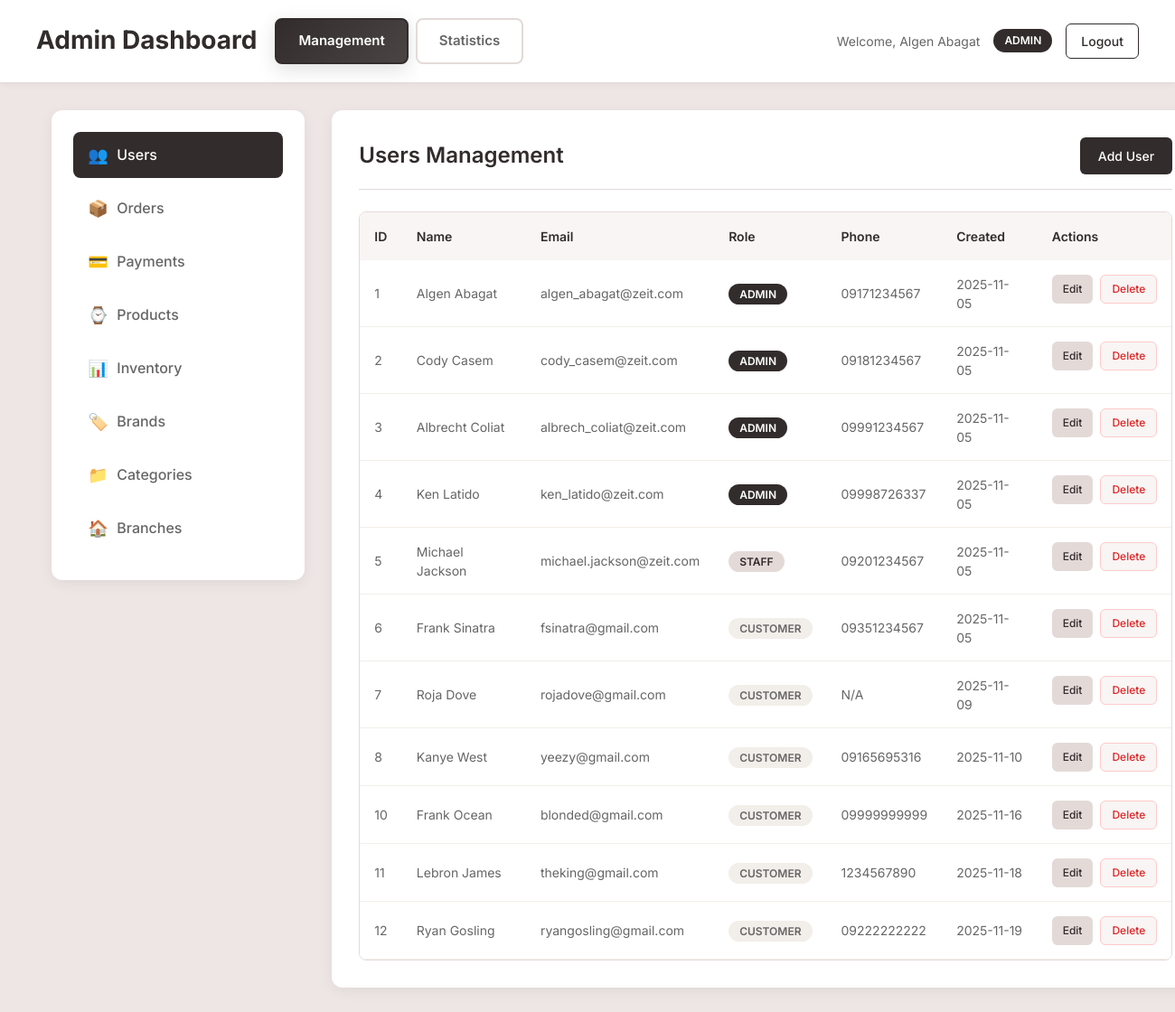
The app's page /admin-dashboard.php (signed in), older data.
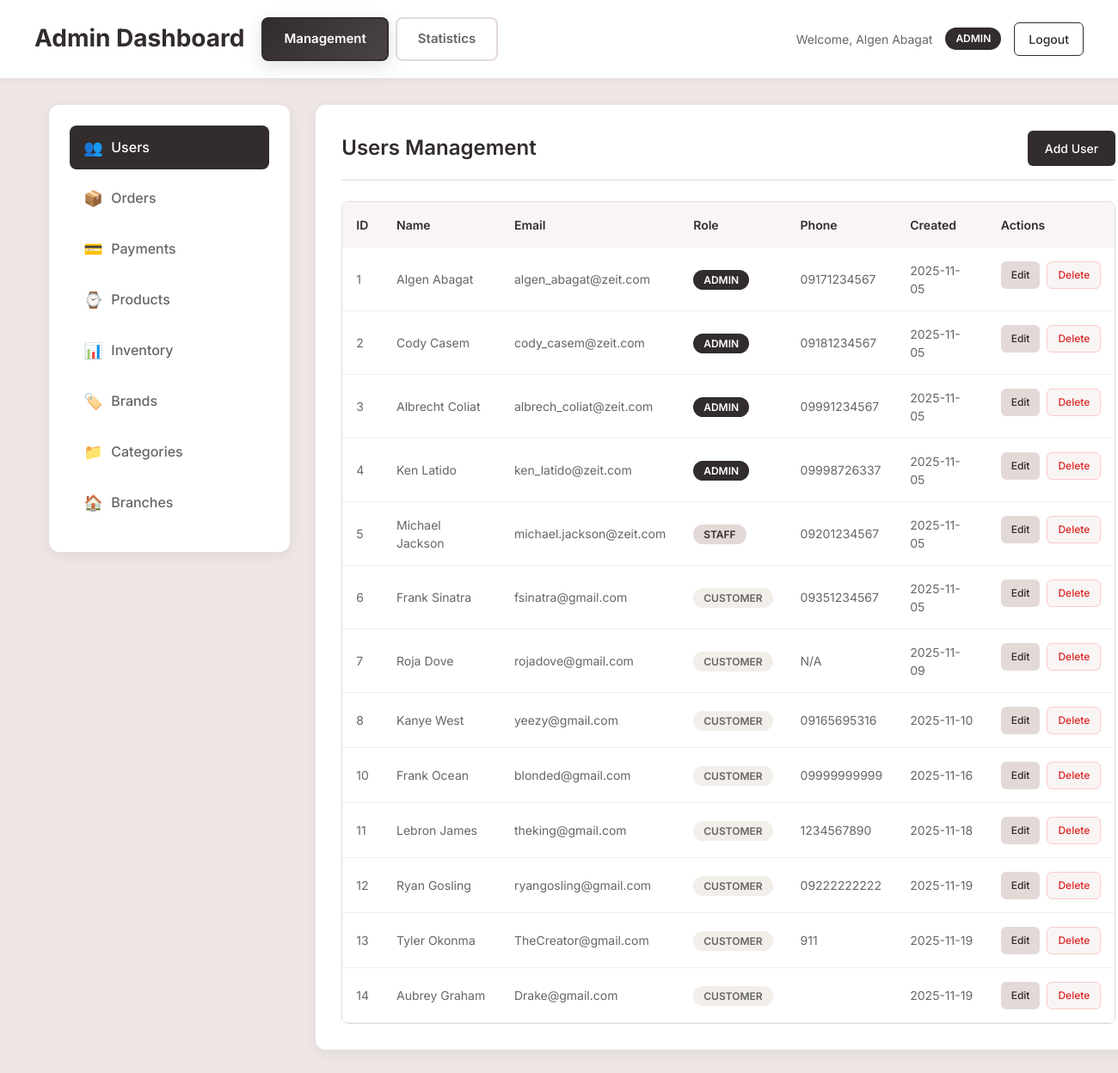
The same page, newer data.
### tables this page shows
CREATE TABLE `users` (
  `user_id` int NOT NULL AUTO_INCREMENT,
  `role_id` int NOT NULL,
  `first_name` varchar(100) DEFAULT NULL,
  `last_name` varchar(100) DEFAULT NULL,
  `email` varchar(100) DEFAULT NULL,
  `password_hash` varchar(255) NOT NULL,
  `phone` varchar(20) DEFAULT NULL,
  `created_at` date DEFAULT (curdate()),
  PRIMARY KEY (`user_id`),
  UNIQUE KEY `email` (`email`),
  KEY `fk_users_role` (`role_id`),
  CONSTRAINT `fk_users_role` FOREIGN KEY (`role_id`) REFERENCES `roles` (`role_id`)
);

CREATE TABLE `roles` (
  `role_id` int NOT NULL AUTO_INCREMENT,
  `role_name` enum('Customer','Admin','Staff') NOT NULL,
  PRIMARY KEY (`role_id`)
);

### admin-dashboard.php (the view, shortened to what the changed rows need)
<?php
require_once 'config.php';
$conn = getDBConnection($servername, $username, $password, $database, $port);
$user_id = $_SESSION['user_id'];
$role_query = "SELECT r.role_name, u.first_name, u.last_name
               FROM users u
               JOIN roles r ON u.role_id = r.role_id
               WHERE u.user_id = ?";
$stmt = $conn->prepare($role_query);
$stmt->bind_param("i", $user_id);
$stmt->execute();
$result = $stmt->get_result();
$user_data = $result->fetch_assoc();
$is_admin = $user_data['role_name'] == 'Admin';
$user_name = $user_data['first_name'] . ' ' . $user_data['last_name'];
?>
<!DOCTYPE html>
<html lang="en">
<head>
    <link href="https://cdn.jsdelivr.net/npm/bootstrap@5.3.3/dist/css/bootstrap.min.css" rel="stylesheet">
    <link rel="stylesheet" href="styles/styles.css">
    <link rel="stylesheet" href="styles/admin-dashboard.css">
</head>
<body>
    <div class="container-fluid admin-dashboard">
        <header class="admin-header">
            <div class="header-content">
                <div class="header-title-group">
                    <h1>Admin Dashboard</h1>
                </div>
                <div class="user-info">
                    <span>Welcome, <?php echo htmlspecialchars($user_name); ?></span>
                    <span class="role-badge <?php echo $is_admin ? 'admin' : 'staff'; ?>">
                        <?php echo $user_data['role_name']; ?>
                    </span>
                    <a href="logout.php" class="logout-btn">Logout</a>
                </div>
            </div>
        </header>
        <div class="admin-content">
            <main class="admin-main">
                <section id="users" class="content-section active">
                    <div class="section-header">
                        <h2>Users Management</h2>
                    </div>
                    <div class="table-container">
                        <table class="data-table">
                            <thead>
                                <tr>
                                    <th>ID</th>
                                    <th>Name</th>
                                    <th>Email</th>
                                    <th>Role</th>
                                    <th>Phone</th>
                                    <th>Created</th>
                                    <th>Actions</th>
                                </tr>
                            </thead>
                            <tbody>
                                <?php
                                $users_query = "SELECT u.*, r.role_name FROM users u JOIN roles r ON u.role_id = r.role_id";
                                $users_result = $conn->query($users_query);
                                while ($user = $users_result->fetch_assoc()):
                                ?>
                                <tr>
                                    <td><?php echo $user['user_id']; ?></td>
                                    <td><?php echo htmlspecialchars($user['first_name'] . ' ' . $user['last_name']); ?></td>
                                    <td><?php echo htmlspecialchars($user['email']); ?></td>
                                    <td><span class="role-badge <?php echo strtolower($user['role_name']); ?>"><?php echo $user['role_name']; ?></span></td>
                                    <td><?php echo htmlspecialchars($user['phone'] ?? 'N/A'); ?></td>
                                    <td><?php echo $user['created_at']; ?></td>
                                    <td class="actions">
                                        <button class="btn btn-sm btn-edit" onclick="editUser(<?php echo $user['user_id']; ?>)">Edit</button>
                                        <button class="btn btn-sm btn-delete" onclick="deleteUser(<?php echo $user['user_id']; ?>)">Delete</button>
                                    </td>
                                </tr>
                                <?php endwhile; ?>
                            </tbody>
                        </table>
                    </div>
                </section>
            </main>
</body>
</html>

Row changes from the older to the newer data that the page shows:
added users: user_id "13", first_name+last_name "Tyler Okonma", email "TheCreator@gmail.com", role.role_name "CUSTOMER", phone "911", created_at "2025-11-19"
added users: user_id "14", first_name+last_name "Aubrey Graham", email "Drake@gmail.com", role.role_name "CUSTOMER", created_at "2025-11-19"
